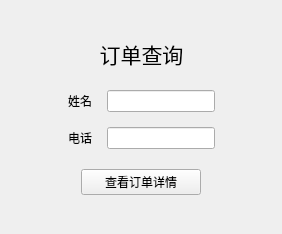
<?xml version="1.0" encoding="UTF-8"?>
<ui version="4.0">
 <class>QueryWindow</class>
 <widget class="QWidget" name="QueryWindow">
  <property name="geometry">
   <rect>
    <x>0</x>
    <y>0</y>
    <width>282</width>
    <height>234</height>
   </rect>
  </property>
  <property name="windowTitle">
   <string>订单查询</string>
  </property>
  <layout class="QHBoxLayout" name="horizontalLayout_3">
   <item>
    <spacer name="horizontalSpacer">
     <property name="orientation">
      <enum>Qt::Horizontal</enum>
     </property>
     <property name="sizeHint" stdset="0">
      <size>
       <width>40</width>
       <height>20</height>
      </size>
     </property>
    </spacer>
   </item>
   <item>
    <layout class="QVBoxLayout" name="verticalLayout">
     <property name="spacing">
      <number>20</number>
     </property>
     <item>
      <spacer name="verticalSpacer">
       <property name="orientation">
        <enum>Qt::Vertical</enum>
       </property>
       <property name="sizeHint" stdset="0">
        <size>
         <width>20</width>
         <height>40</height>
        </size>
       </property>
      </spacer>
     </item>
     <item>
      <widget class="QLabel" name="label_3">
       <property name="font">
        <font>
         <pointsize>16</pointsize>
        </font>
       </property>
       <property name="text">
        <string>订单查询</string>
       </property>
       <property name="alignment">
        <set>Qt::AlignCenter</set>
       </property>
      </widget>
     </item>
     <item>
      <layout class="QGridLayout" name="gridLayout">
       <property name="spacing">
        <number>15</number>
       </property>
       <item row="1" column="0">
        <widget class="QLabel" name="label_2">
         <property name="text">
          <string>电话</string>
         </property>
         <property name="alignment">
          <set>Qt::AlignRight|Qt::AlignTrailing|Qt::AlignVCenter</set>
         </property>
        </widget>
       </item>
       <item row="1" column="1">
        <widget class="QLineEdit" name="phone">
         <property name="echoMode">
          <enum>QLineEdit::Normal</enum>
         </property>
        </widget>
       </item>
       <item row="0" column="0">
        <widget class="QLabel" name="label">
         <property name="text">
          <string>姓名</string>
         </property>
         <property name="alignment">
          <set>Qt::AlignRight|Qt::AlignTrailing|Qt::AlignVCenter</set>
         </property>
        </widget>
       </item>
       <item row="0" column="1">
        <widget class="QLineEdit" name="name"/>
       </item>
      </layout>
     </item>
     <item>
      <layout class="QHBoxLayout" name="horizontalLayout">
       <item>
        <widget class="QPushButton" name="queryButton">
         <property name="sizePolicy">
          <sizepolicy hsizetype="Fixed" vsizetype="Fixed">
           <horstretch>0</horstretch>
           <verstretch>0</verstretch>
          </sizepolicy>
         </property>
         <property name="minimumSize">
          <size>
           <width>120</width>
           <height>0</height>
          </size>
         </property>
         <property name="text">
          <string>查看订单详情</string>
         </property>
        </widget>
       </item>
      </layout>
     </item>
     <item>
      <spacer name="verticalSpacer_2">
       <property name="orientation">
        <enum>Qt::Vertical</enum>
       </property>
       <property name="sizeHint" stdset="0">
        <size>
         <width>20</width>
         <height>40</height>
        </size>
       </property>
      </spacer>
     </item>
    </layout>
   </item>
   <item>
    <spacer name="horizontalSpacer_2">
     <property name="orientation">
      <enum>Qt::Horizontal</enum>
     </property>
     <property name="sizeHint" stdset="0">
      <size>
       <width>40</width>
       <height>20</height>
      </size>
     </property>
    </spacer>
   </item>
  </layout>
 </widget>
 <tabstops>
  <tabstop>name</tabstop>
  <tabstop>phone</tabstop>
  <tabstop>queryButton</tabstop>
 </tabstops>
 <resources/>
 <connections/>
</ui>
